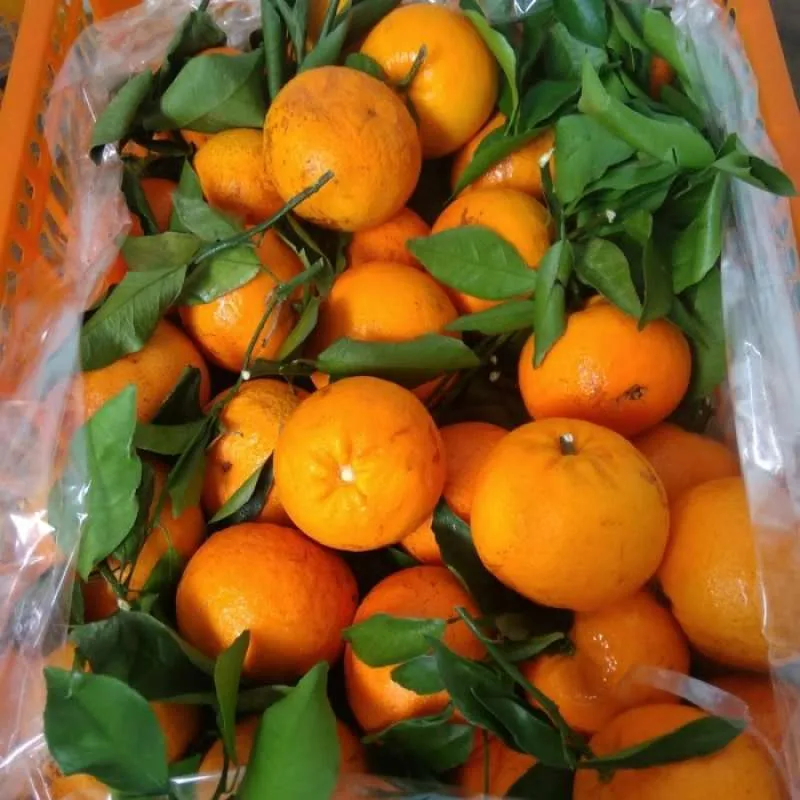
#> input picture jeruk.jpg, 800 x 800 px
$ jupyter execute 'UAS PCD.ipynb'
#> lines starting #> are read from the running program, lines starting #| are printed output that depends on the picture; after the words box and inside, x2 and y2 are one past the last pixel; in counts of white or black regions, pixels touching at a corner belong together
[cell 1]
import cv2
import numpy as np
import matplotlib.pyplot as plt

# Memuat gambar
gambar = cv2.imread('jeruk.jpg')
#> gambar is the input picture: shape (800, 800, 3); mean B, G, R 39.1, 94.5, 133.6
gambar_rgb = cv2.cvtColor(gambar, cv2.COLOR_BGR2RGB)

[cell 2]
# Mengonversi gambar ke ruang warna HSV
hsv = cv2.cvtColor(gambar_rgb, cv2.COLOR_RGB2HSV)
#> hsv: shape (800, 800, 3); mean H, S, V 29.7, 183, 142.1

# Mendefinisikan rentang warna untuk jeruk (oranye)
oren_bawah = np.array([10, 100, 100])
oren_atas = np.array([25, 255, 255])

# Mendefinisikan rentang warna untuk daun (hijau)
hijau_bawah = np.array([36, 25, 25])
hijau_atas = np.array([86, 255, 255])

# Membuat masker untuk jeruk dan daun
masker_jeruk = cv2.inRange(hsv, oren_bawah, oren_atas)
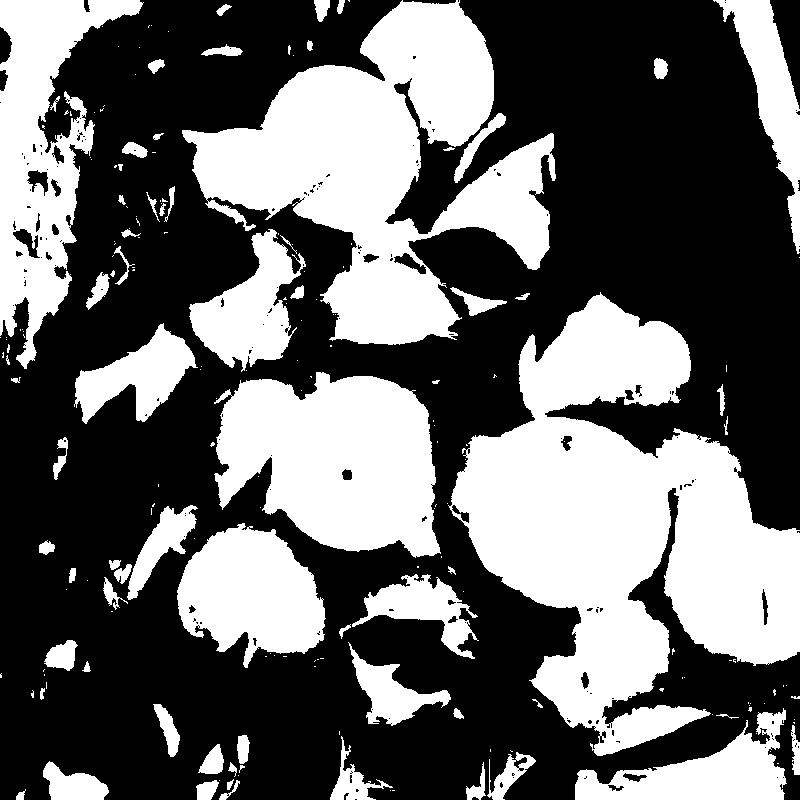
#> masker_jeruk: shape (800, 800); 40.3% white; 198 white regions (127 under 20 px), largest, box (x1, y1, x2, y2) and area: (448, 292, 800, 756) 81665, (182, 0, 556, 345) 57674, (214, 372, 441, 558) 30451
masker_daun = cv2.inRange(hsv, hijau_bawah, hijau_atas)
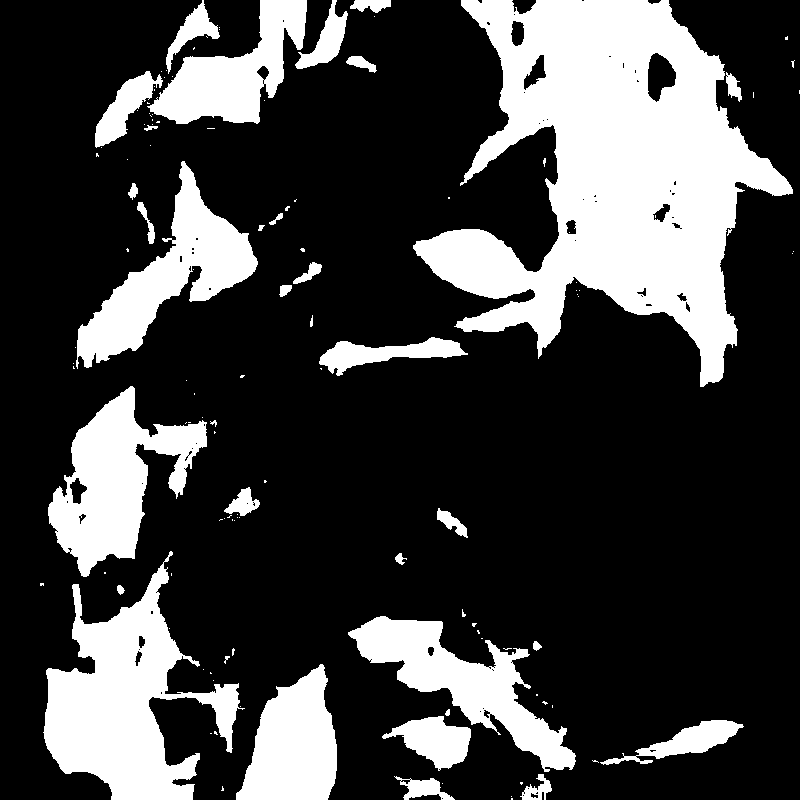
#> masker_daun: shape (800, 800); 25.6% white; 125 white regions (91 under 20 px), largest, box (x1, y1, x2, y2) and area: (413, 0, 793, 387) 70676, (43, 551, 245, 800) 21786, (48, 386, 207, 577) 13646

# Segmentasi jeruk dan daun dari gambar
segmentasi_jeruk = cv2.bitwise_and(gambar_rgb, gambar_rgb, mask=masker_jeruk)
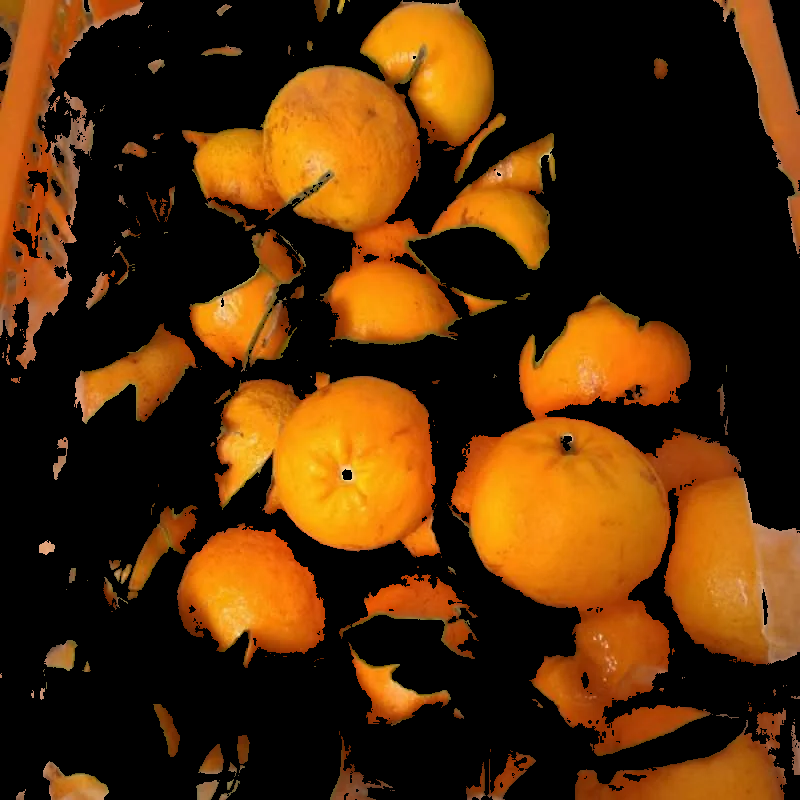
#> segmentasi_jeruk: shape (800, 800, 3); mean R, G, B 80.3, 43.8, 7.8
segmentasi_daun = cv2.bitwise_and(gambar_rgb, gambar_rgb, mask=masker_daun)
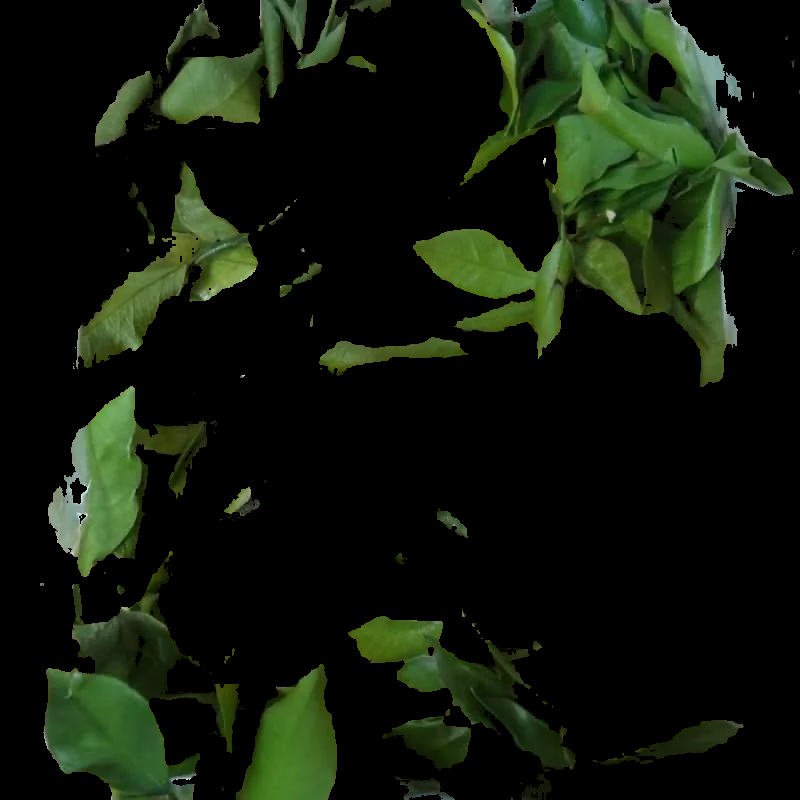
#> segmentasi_daun: shape (800, 800, 3); mean R, G, B 16.1, 23.7, 10.7

# Menampilkan hasil
plt.figure(figsize=(25, 55))

[cell 3]
plt.subplot(2, 2, 1)
plt.title('Gambar Asli')
plt.imshow(gambar_rgb)
plt.axis()

plt.subplot(2, 2, 2)
plt.title('Masker Jeruk')
plt.imshow(masker_jeruk, cmap='gray')
plt.axis()

plt.subplot(2, 2, 3)
plt.title('Segmentasi Jeruk')
plt.imshow(segmentasi_jeruk)
plt.axis()

plt.subplot(2, 2, 4)
plt.title('Segmentasi Daun')
plt.imshow(segmentasi_daun)
plt.axis()

plt.tight_layout()
plt.show()
